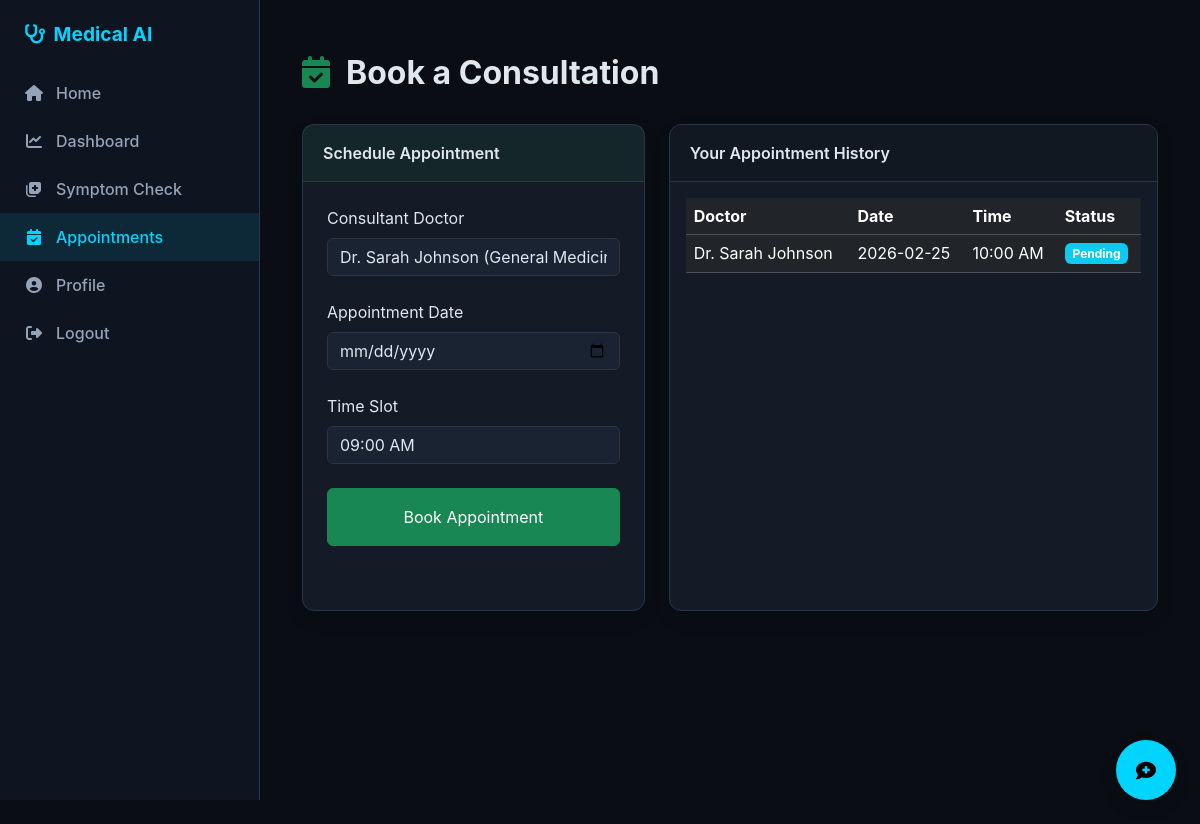
The app's page /appointments (signed in) with its own data.
### app/models.py (models this page shows)
class Appointment(db.Model):
    id = db.Column(db.Integer, primary_key=True)
    patient_id = db.Column(db.Integer, db.ForeignKey('user.id'))
    doctor_id = db.Column(db.Integer, db.ForeignKey('doctor.id'))
    date = db.Column(db.Date)
    time_slot = db.Column(db.String(20))
    status = db.Column(db.String(20), default='Pending') # Pending, Confirmed, Completed, Cancelled
    timestamp = db.Column(db.DateTime, index=True, default=datetime.utcnow)

class Doctor(db.Model):
    id = db.Column(db.Integer, primary_key=True)
    name = db.Column(db.String(100))
    specialization = db.Column(db.String(100))
    available_days = db.Column(db.String(200)) # e.g., "Mon,Tue,Wed"
    bio = db.Column(db.Text)
    appointments = db.relationship('Appointment', backref='doctor', lazy='dynamic')

### app/routes/appointments.py (the view, shortened to what this page needs)
@bp.route('/appointments', methods=['GET', 'POST'])
@login_required
def book():
    form = AppointmentForm()
    doctors = Doctor.query.all()
    form.doctor.choices = [(d.id, f"Dr. {d.name} ({d.specialization})") for d in doctors]
    appointments = Appointment.query.filter_by(patient_id=current_user.id).all()
    return render_template('appointments/book.html', form=form, appointments=appointments)

### app/forms.py
class AppointmentForm(FlaskForm):
    doctor = SelectField('Consultant Doctor', coerce=int, validators=[DataRequired()])
    date = DateField('Appointment Date', validators=[DataRequired()])
    time_slot = SelectField('Time Slot', choices=[
        ('09:00 AM', '09:00 AM'), ('10:00 AM', '10:00 AM'), ('11:00 AM', '11:00 AM'),
        ('02:00 PM', '02:00 PM'), ('03:00 PM', '03:00 PM'), ('04:00 PM', '04:00 PM')
    ], validators=[DataRequired()])
    submit = SubmitField('Book Appointment')

### app/models.py (called while the page is built)
@login.user_loader
def load_user(id):
    return User.query.get(int(id))

### app/templates/appointments/book.html (shortened to what this page needs)
﻿{% extends "base.html" %}
{% block content %}
<div class="row">
    <div class="col-12 mb-4">
        <h2 class="fw-bold"><i class="fas fa-calendar-check me-3 text-success"></i>Book a Consultation</h2>
    </div>
</div>
<div class="row">
    <div class="col-md-5">
        <div class="card h-100 shadow">
            <div class="card-header bg-success bg-opacity-10">Schedule Appointment</div>
            <div class="card-body p-4">
                <form action="" method="post">
                    <div class="mb-4">
                        {{ form.doctor.label(class="form-label") }}
                        {{ form.doctor(class="form-control select2") }}
                    </div>
                    <div class="mb-4">
                        {{ form.date.label(class="form-label") }}
                        {{ form.date(class="form-control", type="date") }}
                    </div>
                    <div class="mb-4">
                        {{ form.time_slot.label(class="form-label") }}
                        {{ form.time_slot(class="form-control") }}
                    </div>
                    <div class="d-grid mt-4">
                        {{ form.submit(class="btn btn-success py-3") }}
                    </div>
                </form>
            </div>
        </div>
    </div>
    <div class="col-md-7">
        <div class="card h-100 shadow">
            <div class="card-header">Your Appointment History</div>
            <div class="card-body">
                {% if appointments %}
                <div class="table-responsive">
                    <table class="table table-dark table-hover">
                        <thead>
                            <tr>
                                <th>Doctor</th>
                                <th>Date</th>
                                <th>Time</th>
                                <th>Status</th>
                            </tr>
                        </thead>
                        <tbody>
                            {% for appt in appointments %}
                            <tr>
                                <td>Dr. {{ appt.doctor.name }}</td>
                                <td>{{ appt.date.strftime('%Y-%m-%d') }}</td>
                                <td>{{ appt.time_slot }}</td>
                                <td>
                                    <span class="badge {{ 'bg-info' if appt.status == 'Pending' else 'bg-success' }}">
                                        {{ appt.status }}
                                    </span>
                                </td>
                            </tr>
                            {% endfor %}
                        </tbody>
                    </table>
                </div>
                {% else %}
                <div class="text-center py-5">
                    <i class="fas fa-calendar-times fa-4x mb-3 text-dim"></i>
                    <p class="text-dim">No historical records found.</p>
                </div>
                {% endif %}
            </div>
        </div>
    </div>
</div>
{% endblock %}

### app/static/css/style.css (style rules this page uses)
:root { --bg-dark: #0a0e14; --bg-card: #141b26; --sidebar-bg: #0f1520; --primary-medical: #00d4ff; --secondary-medical: #0087a3; --text-main: #e1e7ef; --text-dim: #94a3b8; --accent-red: #ff4d4d; --accent-orange: #ff9f43; --accent-green: #2ecc71; --border-color: #2a3548; }
body { background-color: var(--bg-dark); color: var(--text-main); font-family: 'Inter', -apple-system, BlinkMacSystemFont, "Segoe UI", Roboto, Helvetica, Arial, sans-serif; margin: 0; overflow-x: hidden; }
.card { background-color: var(--bg-card); border: 1px solid var(--border-color); border-radius: 12px; margin-bottom: 24px; color: var(--text-main); transition: transform 0.2s; }
.card-header { background-color: rgba(0, 0, 0, 0.1); border-bottom: 1px solid var(--border-color); padding: 16px 20px; font-weight: 600; }
.form-control, .form-select { background-color: #1a2332; border: 1px solid var(--border-color); color: var(--text-main); }

### records on screen
Appointment: doctor.name "Sarah Johnson", date "2026-02-25", time_slot "10:00 AM", status "Pending"
